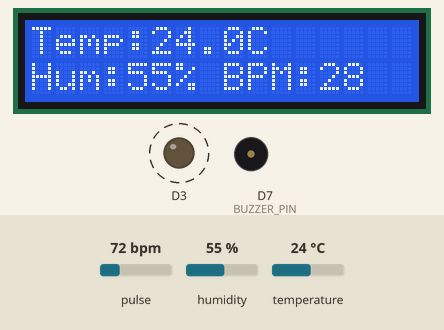
Recording of a sketch running on a simulated ESP8266 (NodeMCU). Shown: 16×2 character LCD, output pins drawn as LEDs (lit = HIGH), buzzer (waves = sounding, pin HIGH). Dashed ring = blinking. Inputs (shaded band) come from the test bench; at power-on: temperature 24 °C, pulse 72 bpm, humidity 55 %. What the sketch prints to the serial monitor is not drawn.

Above: at 2.3 s.
2.4 s: temperature set to 34 °C
At 6.21 s:
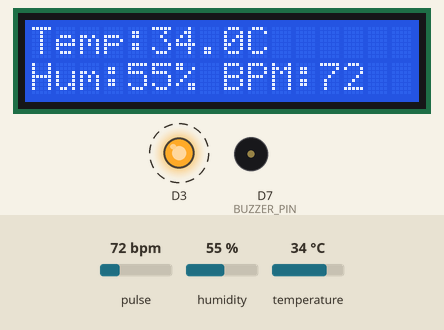
7.2 s: temperature set to 37 °C
At 11.0 s:
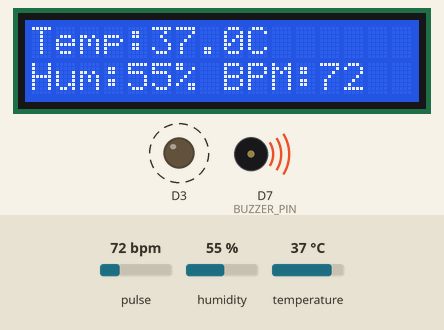
12.6 s: pulse set to 130 bpm
At 14.55 s:
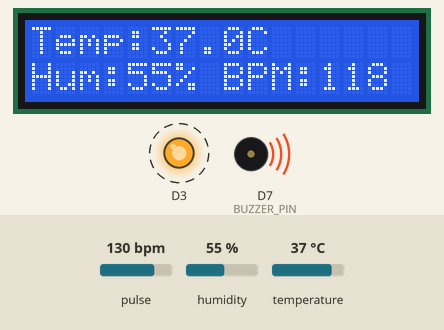
15.5 s: humidity set to 22 %
At 19.4 s:
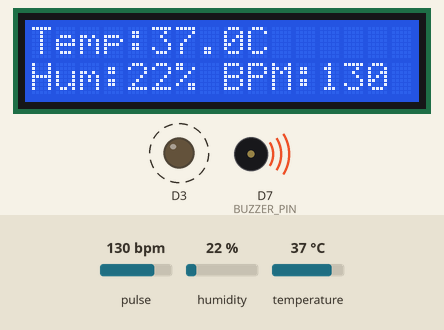
19.5 s: pulse set to 42 bpm
At 23.1 s:
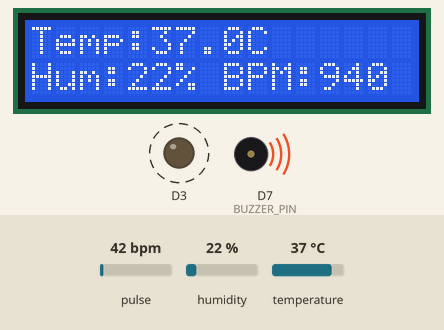
23.5 s: pulse set to 158 bpm
At 24.25 s:
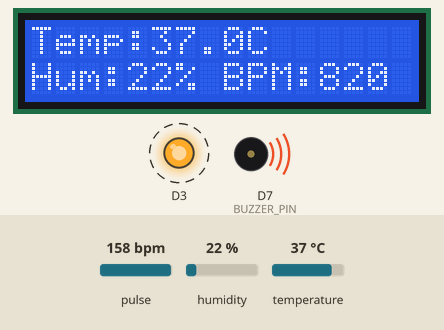
Timing chart, 0 to 26.5 s (numbered marks = the images above; inputs shaded):
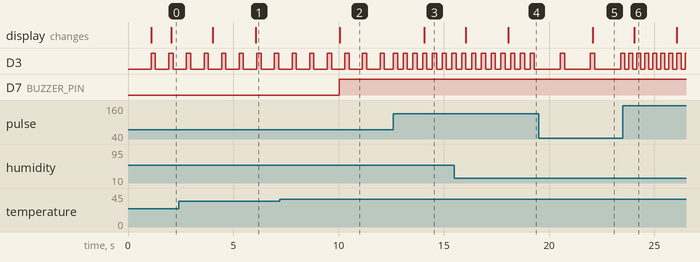

The sketch:

8266___PulseSensor_Playground___DHT11___16x2_I2C_LCD___Buzze.ino
```cpp
#include <Arduino.h>
#include <Wire.h>
#include <LiquidCrystal_I2C.h>
#include <DHT.h>
#include <PulseSensorPlayground.h>

// ===== PINS =====
#define DHTPIN D5
#define DHTTYPE DHT11
#define PULSE_PIN A0
#define BUZZER_PIN D7

// ===== CONSTANTS =====
#define TEMP_THRESHOLD 35.0       // Temp for buzzer
#define PULSE_THRESHOLD 500       // Adjust for your sensor
#define DHT_INTERVAL 2000         // 2 seconds

// ===== OBJECTS =====
DHT dht(DHTPIN, DHTTYPE);
LiquidCrystal_I2C lcd(0x27, 16, 2);
PulseSensorPlayground pulseSensor;

// ===== VARIABLES =====
float temperature = 0.0;
float humidity = 0.0;
int bpm = 0;

// Timing
unsigned long lastDHT = 0;

// Pulse smoothing
const int MAX_BEATS = 5;
int bpmHistory[MAX_BEATS] = {0};
int bpmIndex = 0;

void setup() {
  Serial.begin(115200);

  // LCD setup
  Wire.begin(D2, D1);
  lcd.init();
  lcd.backlight();
  lcd.clear();
  lcd.setCursor(0,0);
  lcd.print("Initializing...");

  // DHT
  dht.begin();

  // Pulse Sensor
  pulseSensor.analogInput(PULSE_PIN);
  pulseSensor.setThreshold(PULSE_THRESHOLD);
  pulseSensor.blinkOnPulse(false); // disable LED interrupts
  pulseSensor.begin();

  // Buzzer
  pinMode(BUZZER_PIN, OUTPUT);
  digitalWrite(BUZZER_PIN, LOW);

  lcd.clear();
  lcd.setCursor(0,0);
  lcd.print("Health Monitor");
  delay(1000);
  lcd.clear();
}

void loop() {
  unsigned long now = millis();

  // --- Pulse Sensor Reading ---
  pulseSensor.sawNewSample();
  if(pulseSensor.sawStartOfBeat()){
    int currentBPM = pulseSensor.getBeatsPerMinute();

    // Only consider realistic human BPM
    if(currentBPM > 30 && currentBPM < 180){
      bpmHistory[bpmIndex] = currentBPM;
      bpmIndex = (bpmIndex + 1) % MAX_BEATS;

      // Calculate average BPM
      int sum = 0;
      for(int i=0; i<MAX_BEATS; i++) sum += bpmHistory[i];
      bpm = sum / MAX_BEATS;
    }

    Serial.print("BPM: "); Serial.println(bpm);
  }

  // --- DHT Sensor Reading every 2s ---
  if(now - lastDHT >= DHT_INTERVAL){
    lastDHT = now;
    float t = dht.readTemperature();
    float h = dht.readHumidity();
    if(!isnan(t)) temperature = t;
    if(!isnan(h)) humidity = h;

    // Buzzer logic
    if(temperature > TEMP_THRESHOLD){
      digitalWrite(BUZZER_PIN, HIGH);
    } else {
      digitalWrite(BUZZER_PIN, LOW);
    }

    // LCD Display
    lcd.setCursor(0,0);
    lcd.print("Temp:");
    lcd.print(temperature,1);
    lcd.print("C ");

    lcd.setCursor(0,1);
    lcd.print("Hum:");
    lcd.print(humidity,0);
    lcd.print("% BPM:");
    lcd.print(bpm);
  }

  delay(2); // small non-blocking delay
}
```

Measured:
- the behaviour switches between 35 and 36 °C on temperature (found by bisection; images 1 and 2)
- after the input at 7.2 s, D7 (BUZZER_PIN): LOW → HIGH after 2.8 s; the display: changes after 2.9 s (image 2)
- after the input at 12.6 s, D3: alternates HIGH for 0.20 s and LOW for 0.26 s, starting at once; the display: changes after 1.5 s (image 3)
- after the input at 15.5 s, the display: first differs from a run without the input after 2.6 s (image 4)
- after the input at 19.5 s, D3: alternates HIGH for 0.20 s and LOW for 1.2 s, starting after 1.0 s; the display: changes after 2.6 s (image 5)
- after the input at 23.5 s, D3: alternates HIGH for 0.20 s and LOW for 0.18 s, starting after 0.28 s
- by itself, D3: alternates HIGH for 0.20 s and LOW for 0.64 s
